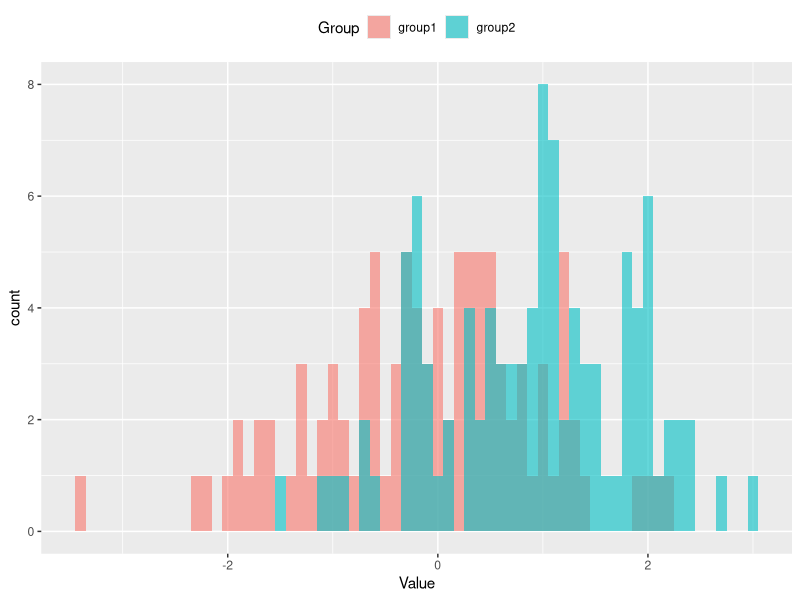
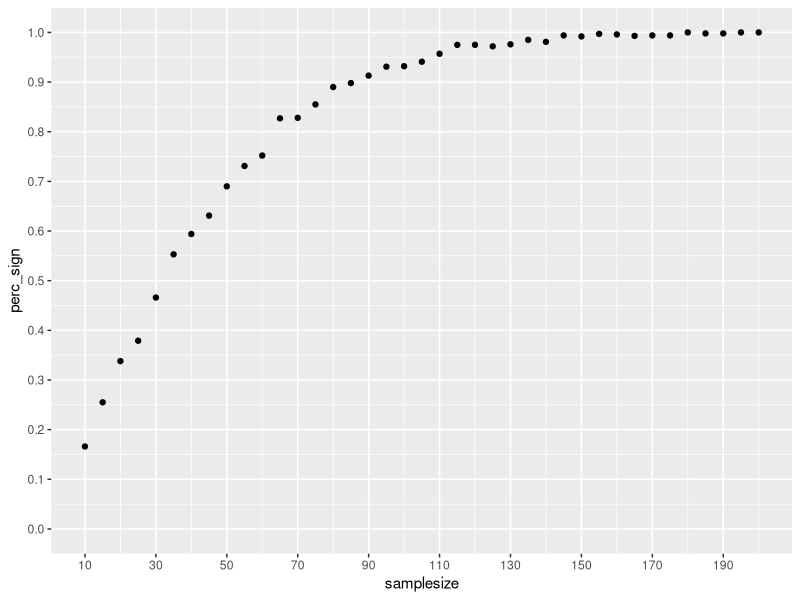
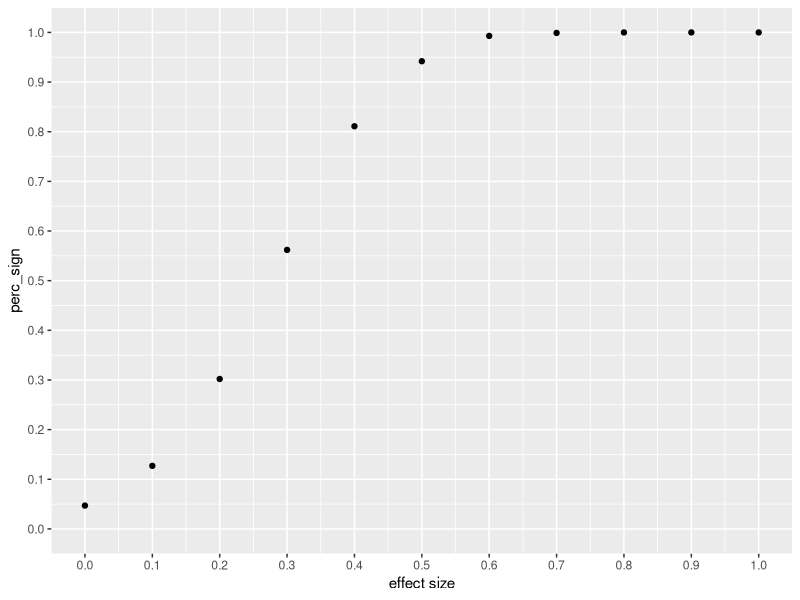

Here is the R script that generated these plots, in order: (Note: a time limit stopped this script after it produced the figures.)
## ---- chunk 1
knitr::opts_chunk$set(echo = TRUE)
library(tidyverse)
## ---- chunk 2
#install.packages("pwr")
#library("pwr")
#?pwr.t.test
#r_power <- pwr.t.test(n=1000,
#                      sig.level=0.05,
#                      power = .8,
#                      alternative = "two.sided",
#                      type = "two.sample")
#r_power
#plot(r_power)
## ---- chunk 3
group1 <- rnorm(100, 0, 1)
group2 <- rnorm(100, 1, 1)
## ---- chunk 4
data <- data.frame(group1 = group1,
                   group2 = group2) %>% 
  pivot_longer(cols = group1:group2, names_to = "Group", values_to = "Value")
## ---- chunk 5
data %>% 
  ggplot(aes(x = Value, fill = Group)) +
  geom_histogram(binwidth = .1, position = "identity", alpha = .6) +
  theme(legend.position = "top")
## ---- chunk 6
t.test(group1, group2)
## ---- chunk 7
t_test_simulation <- function(samplesizes, nruns, diff) {
  results <- expand.grid(samplesizes = samplesizes,
                         nrun = 1:nruns)
  
  results$pvalue <- NA
  
  for (i_samplesize in samplesizes) { 
    for (j_run in 1:nruns) {
      group1 <- rnorm(i_samplesize, 0, 1)
      group2 <- rnorm(i_samplesize, diff, 1)
      
      results$pvalue[results$samplesizes == i_samplesize & results$nrun == j_run] <- 
        t.test(group1, group2)$p.value
    }
  }
  
  return(results)
}
## ---- chunk 8
samplesizes <- seq(10, 200, 5) #10-200 in steps of 5
nruns <- 1000

results_samplesize <- t_test_simulation(samplesizes, nruns, diff = .5)

head(results_samplesize)
## ---- chunk 9
results_summary_samplesize <- results_samplesize %>% 
  mutate(sign = pvalue < .05) %>% 
  group_by(samplesizes) %>% 
  summarise(perc_sign = mean(sign), .groups = "drop")

head(results_summary_samplesize)
## ---- chunk 10
results_summary_samplesize %>% 
  ggplot(aes(x = samplesizes, y = perc_sign)) +
  xlab("samplesize") +
  geom_point() +
  scale_y_continuous(breaks = seq(0, 1, .1), limits = c(0, 1)) +
  scale_x_continuous(breaks = seq(10, 200, 20))
## ---- chunk 11
t_test_simulation_diff <- function(samplesizes, nruns, diff) {
  results_diff <- expand.grid(diff = diff,
                         nrun = 1:nruns)
  
  results_diff$pvalue <- NA
  
  for (i_diff in diff) {
    for (j_run in 1:nruns) {
      group1 <- rnorm(samplesizes, 0, 1)
      group2 <- rnorm(samplesizes, i_diff, 1)
      
      results_diff$pvalue[results_diff$diff == i_diff & results_diff$nrun == j_run] <- 
        t.test(group1, group2)$p.value
    }
  }
  
  return(results_diff)
}
## ---- chunk 12
diff <- seq(0, 1, 0.1)
nruns <- 1000

results_diff <- t_test_simulation_diff(samplesizes = 100, nruns, diff)
## ---- chunk 13
results_summary_diff <- results_diff %>% 
  mutate(sign = pvalue < .05) %>% 
  group_by(diff) %>% 
  summarise(perc_sign = mean(sign), .groups = "drop")
## ---- chunk 14
results_summary_diff %>% 
  ggplot(aes(x = diff, y = perc_sign)) +
  xlab("effect size") +
  geom_point() +
  scale_y_continuous(breaks = seq(0, 1, .1), limits = c(0, 1)) +
  scale_x_continuous(breaks = seq(0, 1, 0.1))
## ---- chunk 15
t_test_simulation <- function(samplesizes, nruns, diff) {
  results <- expand.grid(samplesizes = samplesizes,
                         diff = diff,
                         nrun = 1:nruns)
  
  results$pvalue <- NA
  results$effectsize <- NA
  
  for (i_samplesize in samplesizes) { 
    for (j_run in 1:nruns) {
      for (k_diff in diff) {
        group1 <- rnorm(i_samplesize, 0, 1)
        group2 <- rnorm(i_samplesize, k_diff, 1)
        
        results$pvalue[
          results$samplesizes == i_samplesize &
            results$nrun == j_run &
            results$diff == k_diff
          ] <- 
          t.test(group1, group2)$p.value
      }
    }
  }
  
  return(results)
}
## ---- chunk 16
samplesizes <- seq(10, 200, 10) 
nruns <- 500
diff <- seq(0, 1, 0.25)

results <- t_test_simulation(samplesizes, nruns, diff)

## ---- chunk 17
results0_5 <- results %>% 
  mutate(sign = pvalue < .05) %>% 
  group_by(samplesizes, diff) %>%
  summarise(perc_sign = mean(sign), .groups = "drop") %>%
  mutate(alpha = 0.05)

results0_01 <- results %>% 
  mutate(sign = pvalue < .001) %>% 
  group_by(samplesizes, diff) %>%
  summarise(perc_sign = mean(sign), .groups = "drop") %>%
  mutate(alpha = 0.001)

results1 <- results %>% 
  mutate(sign = pvalue < .1) %>% 
  group_by(samplesizes, diff) %>%
  summarise(perc_sign = mean(sign), .groups = "drop") %>%
  mutate(alpha = 0.1)

results_all <- rbind.data.frame(results0_5, results0_01)
## ---- chunk 18
ggplot() +
  geom_point(data = results_all, aes(x = samplesizes, y = perc_sign, colour = factor(diff, levels = seq(1, 0, -0.25), ordered = TRUE))) + guides(colour = guide_legend(title = "effect size")) +
  theme(legend.position = "top") +
  scale_y_continuous(breaks = seq(0, 1, .1), limits = c(0, 1)) +
  scale_x_continuous(breaks = seq(10, 200, 20)) +
  xlab("sample size") +
  facet_wrap(~alpha)
